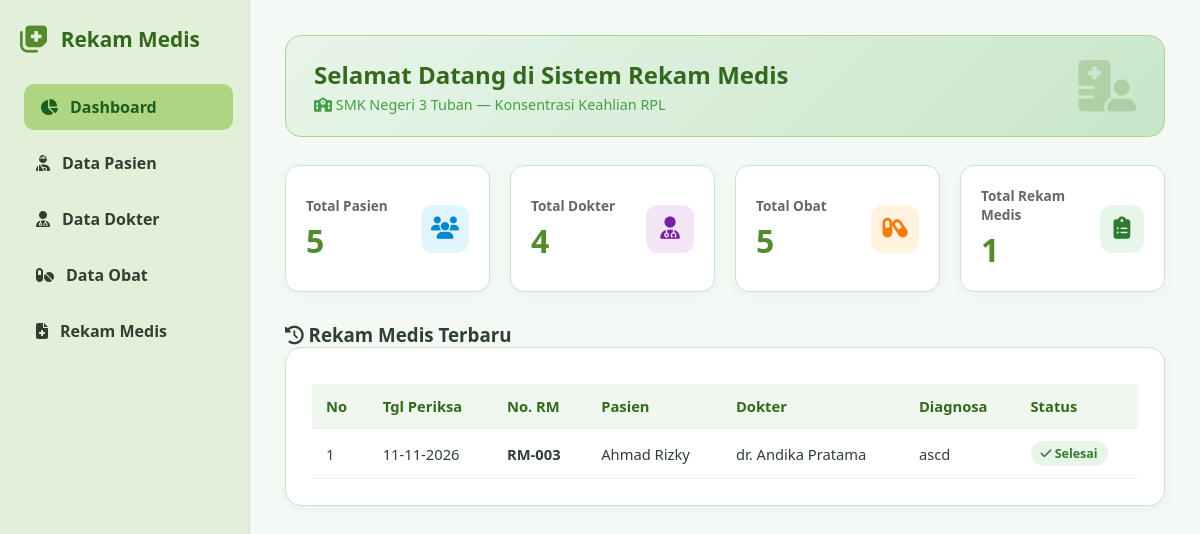
The page / on the database its author committed.
### tables this page shows
CREATE TABLE `rekam_medis` (
  `id_rekam` int(11) NOT NULL,
  `id_pasien` int(11) NOT NULL,
  `id_dokter` int(11) NOT NULL,
  `id_obat` int(11) NOT NULL,
  `tanggal_periksa` date NOT NULL,
  `keluhan` text NOT NULL,
  `diagnosa` text NOT NULL,
  `tindakan` text NOT NULL,
  `resep` varchar(100) NOT NULL
);

CREATE TABLE `pasien` (
  `id_pasien` int(11) NOT NULL,
  `no_rm` varchar(20) NOT NULL,
  `nama_pasien` varchar(100) NOT NULL,
  `jenis_kelamin` enum('L','P') NOT NULL,
  `tanggal_lahir` date NOT NULL,
  `alamat` text NOT NULL
);

CREATE TABLE `dokter` (
  `id_dokter` int(11) NOT NULL,
  `nama_dokter` varchar(100) NOT NULL,
  `spesialisasi` varchar(50) NOT NULL
);

### index.php (the view, shortened to what this page needs)
<?php
require_once 'koneksi.php';
$q_pasien = mysqli_query($koneksi, "SELECT COUNT(*) AS total FROM pasien");
$jml_pasien = ($q_pasien) ? mysqli_fetch_assoc($q_pasien)['total'] : 0;
$q_dokter = mysqli_query($koneksi, "SELECT COUNT(*) AS total FROM dokter");
$jml_dokter = ($q_dokter) ? mysqli_fetch_assoc($q_dokter)['total'] : 0;
$q_obat = mysqli_query($koneksi, "SELECT COUNT(*) AS total FROM obat");
$jml_obat = ($q_obat) ? mysqli_fetch_assoc($q_obat)['total'] : 0;
$q_rekam = mysqli_query($koneksi, "SELECT COUNT(*) AS total FROM rekam_medis");
$jml_rekam = ($q_rekam) ? mysqli_fetch_assoc($q_rekam)['total'] : 0;
?>
<!DOCTYPE html>
<html lang="id">
<head>
    <link rel="stylesheet" href="https://cdnjs.cloudflare.com/ajax/libs/font-awesome/6.4.0/css/all.min.css">
    <link rel="stylesheet" href="style.css">
</head>
<body>
    <div class="sidebar">
        <div class="sidebar-header">
            <i class="fa-solid fa-notes-medical"></i>
            <h2>Rekam Medis</h2>
        </div>
        <nav>
            <a href="index.php" class="active"><i class="fa-solid fa-chart-pie"></i> Dashboard</a>
            <a href="pasien.php"><i class="fa-solid fa-user-injured"></i> Data Pasien</a>
            <a href="dokter.php"><i class="fa-solid fa-user-doctor"></i> Data Dokter</a>
            <a href="obat.php"><i class="fa-solid fa-pills"></i> Data Obat</a>
            <a href="rekam_medis.php"><i class="fa-solid fa-file-medical"></i> Rekam Medis</a>
        </nav>
    </div>
    <div class="main-content">
        <div class="welcome-banner">
            <div class="welcome-text">
                <h1>Selamat Datang di Sistem Rekam Medis</h1>
                <p><i class="fa-solid fa-school"></i> SMK Negeri 3 Tuban — Konsentrasi Keahlian RPL</p>
            </div>
            <div class="welcome-icon">
                <i class="fa-solid fa-hospital-user"></i>
            </div>
        </div>
        <div class="dashboard-cards">
            <div class="card">
                <div class="card-info">
                    <h3>Total Pasien</h3>
                    <p><?= $jml_pasien; ?></p>
                </div>
                <div class="card-icon icon-pasien">
                    <i class="fa-solid fa-users"></i>
                </div>
            </div>
            <div class="card">
                <div class="card-info">
                    <h3>Total Dokter</h3>
                    <p><?= $jml_dokter; ?></p>
                </div>
                <div class="card-icon icon-dokter">
                    <i class="fa-solid fa-user-doctor"></i>
                </div>
            </div>
            <div class="card">
                <div class="card-info">
                    <h3>Total Obat</h3>
                    <p><?= $jml_obat; ?></p>
                </div>
                <div class="card-icon icon-obat">
                    <i class="fa-solid fa-capsules"></i>
                </div>
            </div>
            <div class="card">
                <div class="card-info">
                    <h3>Total Rekam Medis</h3>
                    <p><?= $jml_rekam; ?></p>
                </div>
                <div class="card-icon icon-rekam">
                    <i class="fa-solid fa-clipboard-list"></i>
                </div>
            </div>
        </div>
        <h3 class="section-title"><i class="fa-solid fa-clock-rotate-left"></i> Rekam Medis Terbaru</h3>
        <div class="table-container">
            <table>
                <thead>
                    <tr>
                        <th>No</th>
                        <th>Tgl Periksa</th>
                        <th>No. RM</th>
                        <th>Pasien</th>
                        <th>Dokter</th>
                        <th>Diagnosa</th>
                        <th>Status</th>
                    </tr>
                </thead>
                <tbody>
                    <?php
                    $no = 1;
                    $sql = "SELECT rm.*, p.no_rm, p.nama_pasien, d.nama_dokter
                            FROM rekam_medis rm
                            JOIN pasien p ON rm.id_pasien = p.id_pasien
                            JOIN dokter d ON rm.id_dokter = d.id_dokter
                            ORDER BY rm.id_rekam DESC LIMIT 5";
                    $query = mysqli_query($koneksi, $sql);
                    if (mysqli_num_rows($query) > 0) {
                        while ($data = mysqli_fetch_assoc($query)) {
                    ?>
                    <tr>
                        <td><?= $no++; ?></td>
                        <td><?= date('d-m-Y', strtotime($data['tanggal_periksa'])); ?></td>
                        <td><strong><?= $data['no_rm']; ?></strong></td>
                        <td><?= $data['nama_pasien']; ?></td>
                        <td><?= $data['nama_dokter']; ?></td>
                        <td><?= $data['diagnosa']; ?></td>
                        <td><span class="badge"><i class="fa-solid fa-check"></i> Selesai</span></td>
                    </tr>
                    <?php
                        }
                    } else {
                        echo "<tr><td colspan='7' style='text-align:center; color:#888;'>Belum ada aktivitas rekam medis.</td></tr>";
                    }
                    ?>
                </tbody>
            </table>
        </div>
    </div>
</body>
</html>

### style.css (style rules this page uses)
:root { --bg-color: #f4f9f5; --sidebar-bg: #e2f0d9; --card-bg: #ffffff; --primary-color: #558b2f; --primary-light: #aed581; --primary-dark: #33691e; --text-color: #2e4033; --border-color: #c8e6c9; --accent-blue: #81d4fa; --accent-danger: #ef9a9a; }
* { box-sizing: border-box; margin: 0; padding: 0; font-family: 'Segoe UI', Tahoma, Geneva, Verdana, sans-serif; }
body { background-color: var(--bg-color); color: var(--text-color); display: flex; min-height: 100vh; }
.sidebar { width: 250px; background-color: var(--sidebar-bg); padding: 25px 20px; border-right: 1px solid var(--border-color); display: flex; flex-direction: column; }
.sidebar-header { display: flex; align-items: center; gap: 12px; margin-bottom: 30px; }
.sidebar-header i { font-size: 1.8rem; color: var(--primary-color); }
.sidebar-header h2 { font-size: 1.3rem; color: var(--primary-dark); }
.sidebar nav a { display: flex; align-items: center; gap: 12px; color: var(--text-color); text-decoration: none; padding: 12px 16px; border-radius: 10px; margin-bottom: 10px; font-weight: 600; transition: all 0.25s ease; }
.sidebar nav a:hover, .sidebar nav a.active { background-color: var(--primary-light); color: #1b5e20; transform: translateX(4px); }
.main-content { flex: 1; padding: 35px; overflow-y: auto; }
.welcome-banner { background: linear-gradient(135deg, #e8f5e9 0%, #c8e6c9 100%); padding: 22px 28px; border-radius: 16px; margin-bottom: 28px; display: flex; justify-content: space-between; align-items: center; border: 1px solid #aed581; }
.welcome-text h1 { font-size: 1.5rem; color: var(--primary-dark); margin-bottom: 4px; }
.welcome-text p { color: #43a047; font-size: 0.9rem; }
.welcome-icon i { font-size: 3.2rem; color: rgba(85, 139, 47, 0.25); }
.dashboard-cards { display: grid; grid-template-columns: repeat(auto-fit, minmax(200px, 1fr)); gap: 20px; margin-bottom: 30px; }
.card { background-color: var(--card-bg); padding: 20px; border-radius: 14px; box-shadow: 0 4px 12px rgba(0,0,0,0.03); border: 1px solid var(--border-color); display: flex; justify-content: space-between; align-items: center; }
.card-info h3 { font-size: 0.85rem; color: #666; margin-bottom: 4px; }
.card-info p { font-size: 2rem; font-weight: 700; color: var(--primary-color); }
.card-icon { width: 48px; height: 48px; border-radius: 12px; display: flex; align-items: center; justify-content: center; font-size: 1.4rem; }
.icon-pasien { background-color: #e1f5fe; color: #0288d1; }
.icon-dokter { background-color: #f3e5f5; color: #7b1fa2; }
.icon-obat { background-color: #fff3e0; color: #f57c00; }
.icon-rekam { background-color: #e8f5e9; color: #2e7d32; }
.table-container { background: var(--card-bg); padding: 26px; border-radius: 16px; box-shadow: 0 4px 12px rgba(0,0,0,0.04); border: 1px solid var(--border-color); margin-bottom: 30px; }
table { width: 100%; border-collapse: collapse; margin-top: 10px; }
th, td { padding: 12px 14px; text-align: left; border-bottom: 1px solid #f0f0f0; font-size: 0.92rem; }
th { background-color: #f0f7ee; color: var(--primary-dark); font-weight: 700; }
.badge { display: inline-block; padding: 4px 10px; border-radius: 20px; font-size: 0.78rem; font-weight: 600; background-color: #e8f5e9; color: #2e7d32; }

### rows shown on the page
rekam_medis: tanggal_periksa "11-11-2026", id_pasien.no_rm "RM-003", id_pasien.nama_pasien "Ahmad Rizky", id_dokter.nama_dokter "dr. Andika Pratama", diagnosa "ascd"

### other values the page prints
$jml_pasien "5"
$jml_dokter "4"
$jml_obat "5"
$jml_rekam "1"
